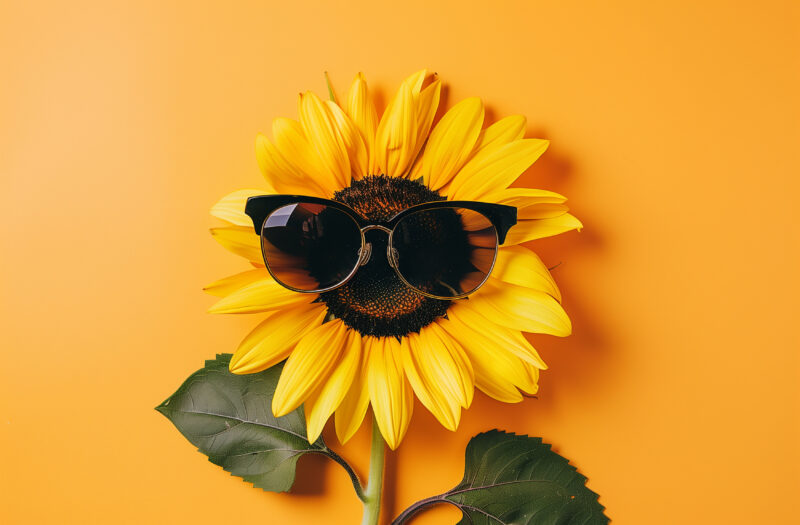
#> input picture code/291_300/img2.jpeg, 800 x 525 px
$ python 296.py
#> lines starting #> are read from the running program, lines starting #| are printed output that depends on the picture; after the words box and inside, x2 and y2 are one past the last pixel; in counts of white or black regions, pixels touching at a corner belong together
# 296 - Viết chương trình để phát hiện cạnh trong ảnh

import cv2  # Thư viện OpenCV để xử lý ảnh

# Đường dẫn tới file ảnh
image_path = 'img2.jpeg'

# Đọc ảnh từ file
image = cv2.imread(image_path)
#> image is the input picture: shape (525, 800, 3); mean B, G, R 51.6, 155.2, 219.9

# Kiểm tra xem ảnh đã được đọc thành công chưa
if image is not None:
    # Chuyển đổi ảnh màu sang ảnh xám
    gray_image = cv2.cvtColor(image, cv2.COLOR_BGR2GRAY)
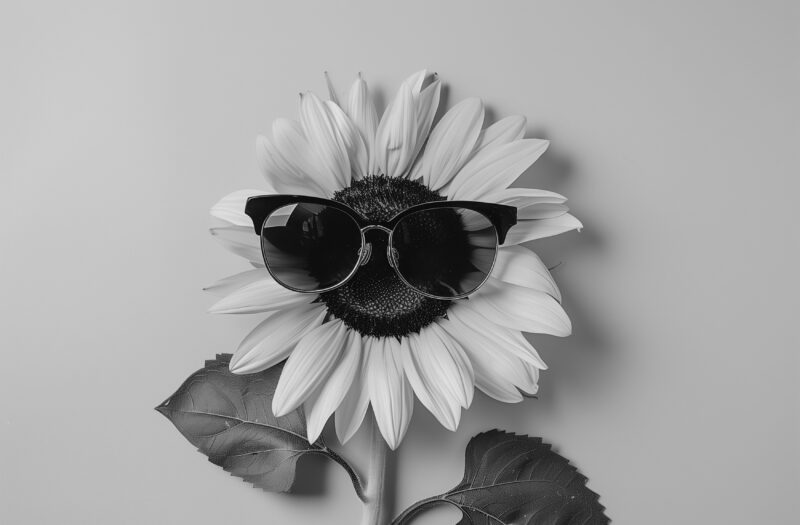
#> gray_image: shape (525, 800); min 0, max 228, mean 162.8

    # Áp dụng bộ lọc Canny để phát hiện cạnh
    edges = cv2.Canny(gray_image, threshold1=100, threshold2=200)
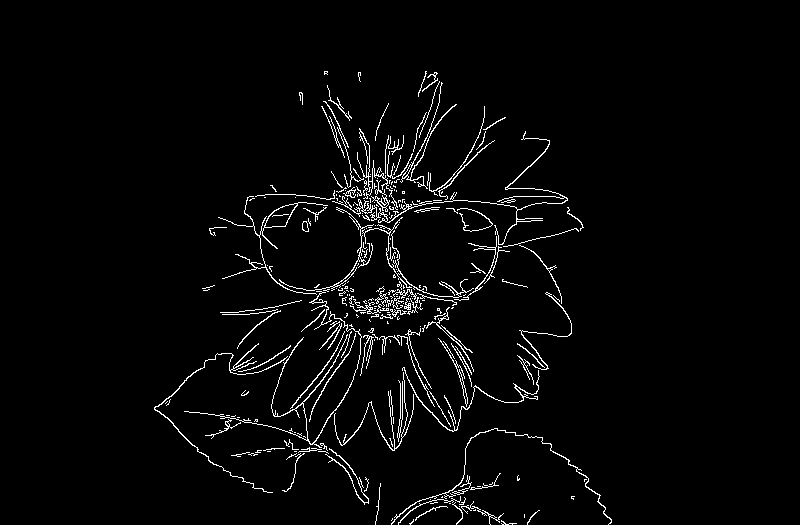
#> edges: shape (525, 800); 2.9% white in thin lines or dots, all inside (x1, y1, x2, y2) = (154, 71, 612, 525)

    # Hiển thị ảnh gốc và ảnh đã phát hiện cạnh
    cv2.imshow('Original Image', image)
    cv2.imshow('Edge Detected Image', edges)

    # Lưu ảnh đã phát hiện cạnh vào file
    edges_image_path = 'img_edges.jpeg'
    cv2.imwrite(edges_image_path, edges)

    # Đợi một phím bất kỳ để đóng cửa sổ hiển thị
    cv2.waitKey(0)
    cv2.destroyAllWindows()

    print(f"Edge detected image saved successfully at {edges_image_path}")
else:
    print("Failed to load image. Check the input path and file format.")
